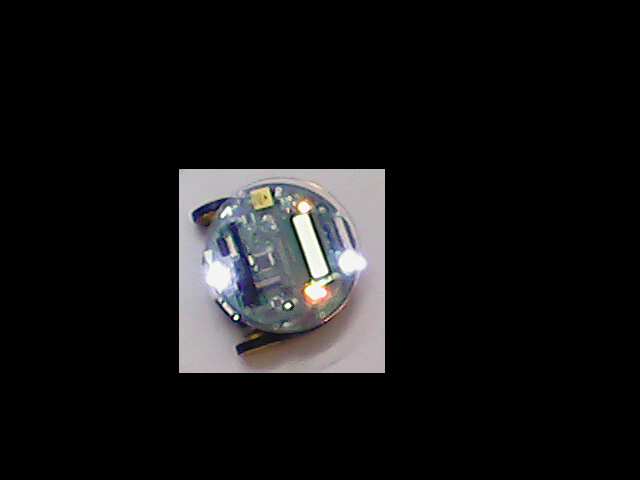
#> input picture MAIN/new2.jpg, 640 x 480 px
$ python -i matching.py   (imports and definitions only)   (Python 2 division)
#> lines starting #> are read from the running program, lines starting #| are printed output that depends on the picture
#> `picture = cv2.imread('new2.jpg', cv2.IMREAD_GRAYSCALE)`:
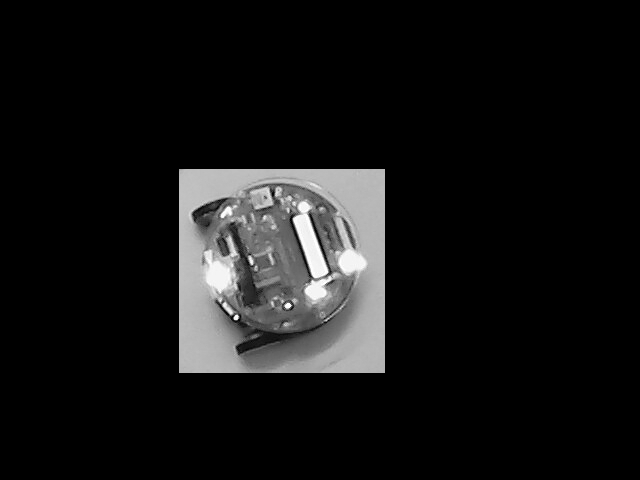
#> picture: shape (480, 640); min 0, max 255, mean 20.2
import cv2
import numpy as np


# [50 lines left out: function analyse, not called in this run]
def analyse_main(imag,imag1):
		lowred=68
		upred=82
		lowblue=19
		upblue=36
		lowgreen=135
		upgreen=165


		filtred1=cv2.inRange(imag,lowred,upred)
		filtblue1=cv2.inRange(imag,lowblue,upblue)
		filtgrn1=cv2.inRange(imag,lowgreen,upgreen)

		filtred2=cv2.inRange(imag1,lowred,upred)
		filtblue2=cv2.inRange(imag1,lowblue,upblue)
		filtgrn2=cv2.inRange(imag1,lowgreen,upgreen)


		r=analyse(filtred1,filtred2)
		b=analyse(filtblue1,filtblue2)
		g=analyse(filtgrn1,filtgrn2)


		babu=r+b+g


		return babu

def divide_and_match(main_image):


	w,h = main_image.shape
#> w = 480; h = 640

	door_area = main_image[0:h , 0:w/9]
#> door_area: shape (480, 53); every value is 0

	workspace = main_image[0:h , w/9:w]
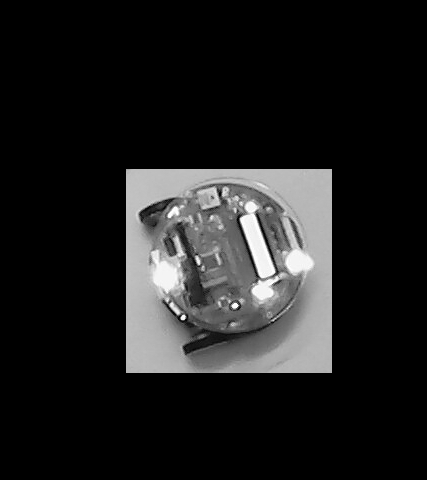
#> workspace: shape (480, 427); min 0, max 255, mean 30.3


	matched = []
	list_of_door_cell_image = []
	w_door,h_door = door_area.shape
#> w_door = 480; h_door = 53
	w_workspace,h_workspace = workspace.shape
#> w_workspace = 480; h_workspace = 427

	cell_width_door = w_door
#> cell_width_door = 480
	cell_height_door = h_door/6
#> cell_height_door = 8

	cell_width_workspace = w_workspace/8
#> cell_width_workspace = 60
	cell_height_workspace = h_workspace/6
#> cell_height_workspace = 71

	for j in range(6):
		for i in range(9):
			if i == 0 :
				i_door_img = door_area[j*cell_height_door : j*cell_height_door + cell_height_door , i*cell_width_door : i*cell_width_door + cell_width_door]
				list_of_door_cell_image.append(i_door_img)
#> after the loop, list_of_door_cell_image = 6 items

	for a in range(6):
		for j in range(6):
			for i in range(9):
				if i != 0 :

					i_workspace_img = door_area[j*cell_height_workspace : j*cell_height_workspace + cell_height_workspace , i*cell_width_workspace : i*cell_width_workspace + cell_width_workspace]
					s = analyse_main(list_of_door_cell_image[a],i_workspace_img)

					if s == 1 :
						matched.append(((0,a),(i,j)))

					else :
						match = False
#> after the loop, matched = []


	return matched

>>> import cv2
>>> picture = cv2.imread('new2.jpg', cv2.IMREAD_GRAYSCALE)
#> (the run stopped early here; a loop or call above may not have finished)
